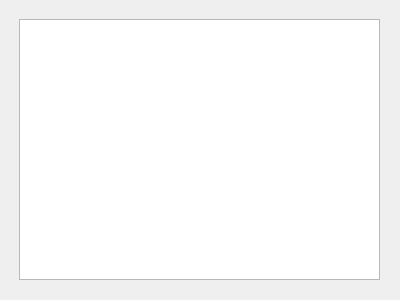
<?xml version="1.0" encoding="UTF-8"?>
<ui version="4.0">
 <class>BaseEditor</class>
 <widget class="QWidget" name="BaseEditor">
  <property name="geometry">
   <rect>
    <x>0</x>
    <y>0</y>
    <width>400</width>
    <height>300</height>
   </rect>
  </property>
  <property name="windowTitle">
   <string>Form</string>
  </property>
  <widget class="QWidget" name="gridLayoutWidget">
   <property name="geometry">
    <rect>
     <x>19</x>
     <y>19</y>
     <width>361</width>
     <height>261</height>
    </rect>
   </property>
   <layout class="QGridLayout" name="gridLayout">
    <item row="0" column="0">
     <widget class="QGraphicsView" name="gview"/>
    </item>
   </layout>
  </widget>
 </widget>
 <resources/>
 <connections/>
</ui>
